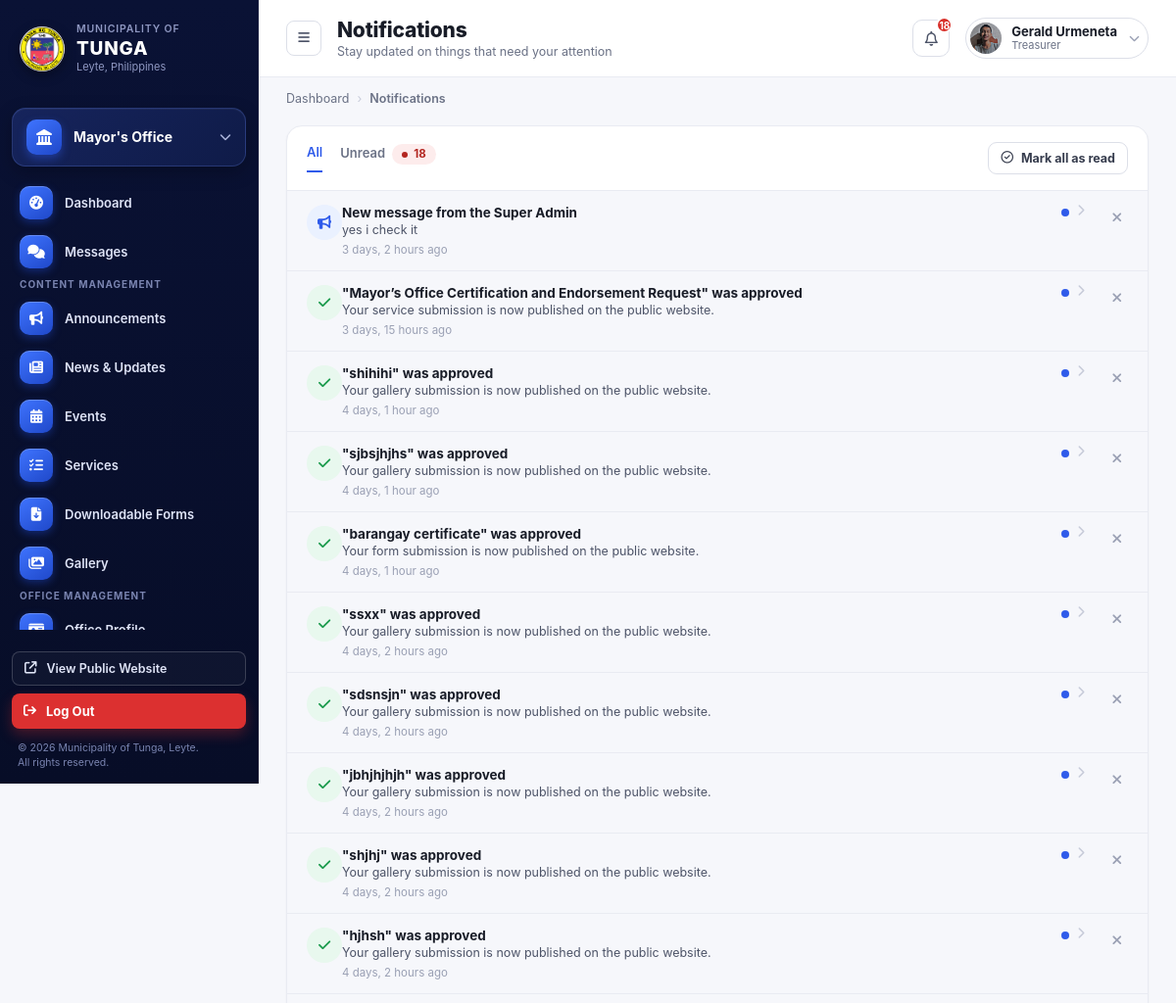
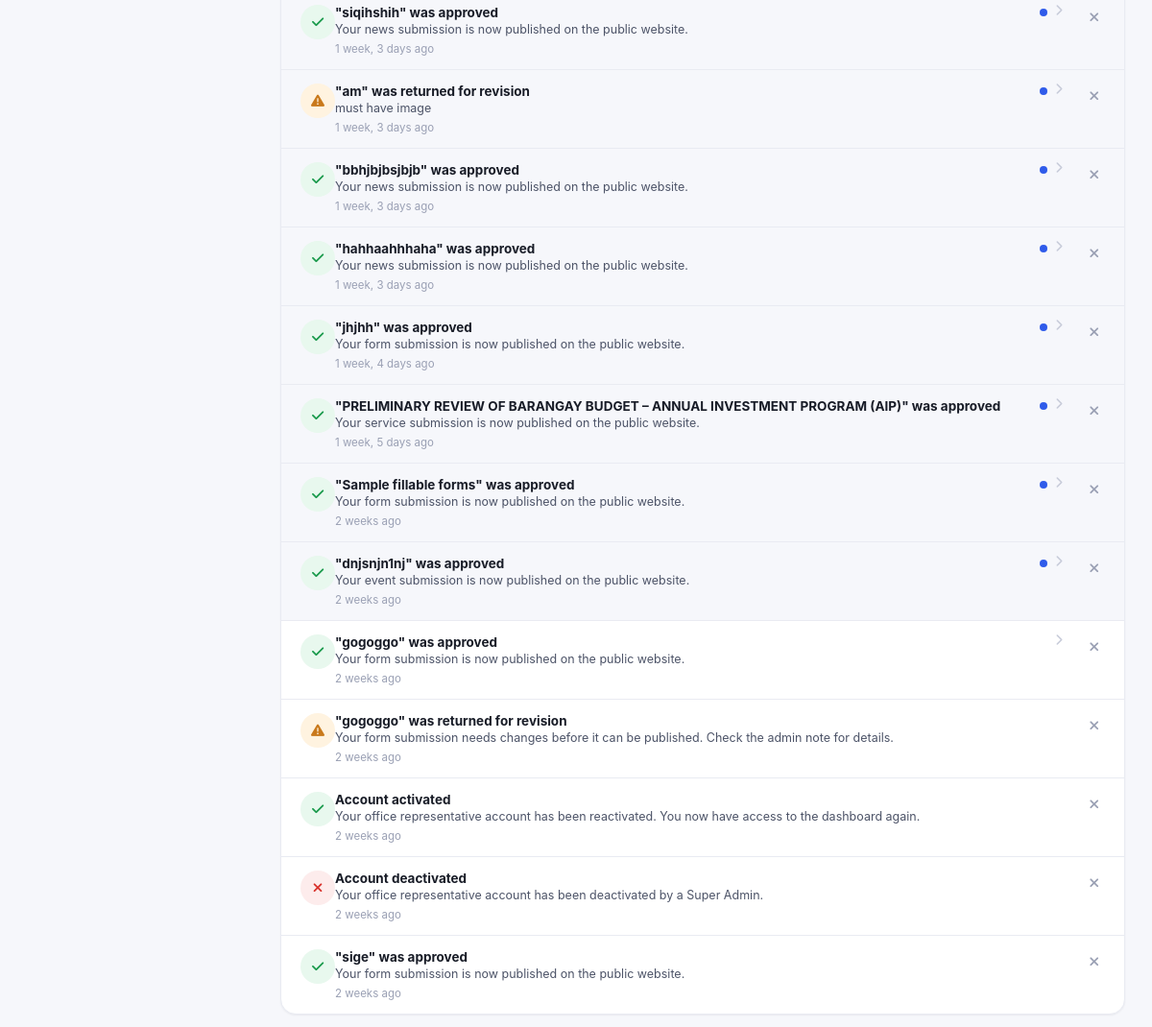
/office-dashboard/office-notifications (signed in), run on the app's committed database (2 pictures, top to bottom).
### admin_dashboard/models.py (models this page shows, shortened)
class SiteContactInfo(models.Model):
    DEFAULT_TAGLINE = "Abtik na serbisyo, masulong na bungto."
    phone = models.CharField(max_length=50, blank=True)
    phone_local = models.CharField(max_length=50, blank=True)
    email = models.EmailField(blank=True)
    email_secondary = models.EmailField(blank=True)
    address = models.CharField(max_length=255, blank=True)
    facebook_name = models.CharField(max_length=150, blank=True)
    facebook_url = models.URLField(blank=True)
    office_hours = models.CharField(max_length=150, blank=True)
    logo = models.ImageField(upload_to="site/", blank=True, null=True)
    hero_banner = models.ImageField(upload_to="site/", blank=True, null=True)
    site_tagline = models.CharField(max_length=120, default=DEFAULT_TAGLINE, blank=True)
    social_facebook = models.URLField(blank=True)
    social_twitter = models.URLField(blank=True)
    social_instagram = models.URLField(blank=True)
    social_youtube = models.URLField(blank=True)
    show_facebook_footer = models.BooleanField(default=True)
    show_twitter_footer = models.BooleanField(default=True)
    show_instagram_footer = models.BooleanField(default=True)
    show_youtube_footer = models.BooleanField(default=True)
    last_updated = models.DateTimeField(auto_now=True)
    class Meta:
        verbose_name = "Site Contact Information"
        verbose_name_plural = "Site Contact Information"
    @classmethod
    def get_solo(cls):
        obj, _ = cls.objects.get_or_create(pk=1, defaults={
            'phone': '(053) 456 789',
            'phone_local': 'Local 100',
            'email': 'tunga@gmail.com',
            'email_secondary': 'info@tunga.gov.ph',
            'address': '2nd Floor, Municipal Hall, Tunga, Leyte',
            'facebook_name': 'Municipality of Tunga - Official',
            'office_hours': 'Monday – Friday, 8:00 AM – 5:00 PM',
        })
        return obj

### office_dashboard/models.py (models this page shows, shortened)
class OfficeRepresentative(models.Model):
    user = models.OneToOneField(User, on_delete=models.CASCADE, related_name="office_rep")
    office = models.OneToOneField(Office, on_delete=models.CASCADE, related_name="representative")
    position = models.CharField(max_length=100, blank=True)
    mobile_number = models.CharField(max_length=20, blank=True)
    photo = models.ImageField(upload_to="rep_photos/", blank=True, null=True)   # ADD THIS LINE
    notify_approvals = models.BooleanField(default=True)        # submission approved / returned / rejected
    notify_messages = models.BooleanField(default=True)         # new message from the Super Admin
    notify_weekly_summary = models.BooleanField(default=False)  # weekly views & activity digest
    notify_announcements = models.BooleanField(default=True)    # announcements posted by the LGU Super Admin
    last_weekly_summary_at = models.DateTimeField(null=True, blank=True)
    @property
    def unread_notifications_count(self):
        return self.notifications.filter(is_read=False).count()
    @property
    def recent_notifications(self):
        return self.notifications.order_by('-created_at')[:5]

class Notification(models.Model):
    LEVEL_CHOICES = [
        ("info", "Info"),
        ("success", "Success"),
        ("warning", "Warning"),
        ("danger", "Danger"),
    ]
    representative = models.ForeignKey(
        OfficeRepresentative,
        on_delete=models.CASCADE,
        related_name="notifications"
    )
    title = models.CharField(max_length=255)
    description = models.CharField(max_length=500, blank=True)
    level = models.CharField(max_length=20, choices=LEVEL_CHOICES, default="info")
    link_url = models.CharField(max_length=255, blank=True)
    is_read = models.BooleanField(default=False)
    created_at = models.DateTimeField(auto_now_add=True)
    class Meta:
        ordering = ["-created_at"]

### offices/models.py (models this page shows, shortened)
class Office(models.Model):
    name = models.CharField(max_length=100)
    slug = models.SlugField(unique=True, max_length=150)
    logo = models.ImageField(upload_to="office_logos/", blank=True, null=True)
    about = models.TextField(blank=True)
    description = models.TextField(blank=True)
    head_name = models.CharField(max_length=255, blank=True)
    position_title = models.CharField(max_length=255, blank=True)
    office_hours = models.CharField(max_length=255, blank=True)
    location = models.CharField(max_length=255, blank=True)
    email = models.EmailField(blank=True)
    telephone = models.CharField(max_length=100, blank=True)
    service_pledge = models.TextField(blank=True)
    mandate = models.TextField(blank=True)
    vision = models.TextField(blank=True)
    mission = models.TextField(blank=True)
    goal = models.TextField(blank=True)
    objective = models.TextField(blank=True)
    facebook_url = models.URLField(
        blank=True,
        help_text="Link to this office's official Facebook page, shown as an icon on its public page.",
    )
    twitter_url = models.URLField(
        blank=True,
        help_text="Link to this office's official X (Twitter) page, shown as an icon on its public page.",
    )
    instagram_url = models.URLField(
        blank=True,
        help_text="Link to this office's official Instagram page, shown as an icon on its public page.",
    )
    youtube_url = models.URLField(
        blank=True,
        help_text="Link to this office's official YouTube channel, shown as an icon on its public page.",
    )
    hero_image = models.ImageField(
        upload_to="office_hero/",
        blank=True,
        null=True,
        help_text="Banner image shown at the top of this office's public page. Defaults to the standard municipal hall photo when empty.",
    )
    display_order = models.PositiveIntegerField(default=9999)
    is_visible = models.BooleanField(
        default=True,
        help_text="Uncheck to hide this office from the public Offices page."
    )

### office_dashboard/views.py (the view)
# urls.py: path('office-notifications', views.notification, name='notification'),
@office_rep_required
def notification(request, rep):
    notifications = rep.notifications.all()
    unread_count = notifications.filter(is_read=False).count()
    return render(request, "office_dashboard/notification.html", {
        "rep": rep,
        "notifications": notifications,
        "unread_count": unread_count,
    })

### templates/office_dashboard/notification.html (shortened to what this page needs)
{% extends "representative_dashboard_base.html" %}
{% load static %}
{% block content %}
  <div class="main">
    <header class="topbar">
      <div class="topbar-left">
        <button class="menu-btn" onclick="document.getElementById('sidebar').classList.toggle('open')"><i class="fa-solid fa-bars"></i></button>
        <div class="page-heading">
          <h1>Notifications</h1>
          <p>Stay updated on things that need your attention</p>
        </div>
      </div>
      <div class="topbar-right">
        <button class="icon-button" id="notifBellBtn" type="button" aria-haspopup="true" aria-expanded="false"><i class="fa-regular fa-bell"></i>{% if unread_count > 0 %}<span class="dot">{{ unread_count }}</span>{% endif %}</button>
        <div class="user-chip">
          <img src="{% if rep.photo %}{{ rep.photo.url }}{% else %}{% static 'images/icon/profile_logo.jpeg' %}{% endif %}" alt="">
          <div class="who"><div class="name">{{ rep.user.get_full_name|default:rep.user.username }}</div><div class="role">{{ rep.position|default:"Office Representative" }}</div></div>
          <i class="fa-solid fa-chevron-down chev"></i>
        </div>
      </div>
    </header>
    <nav class="breadcrumbs">
      <span>Dashboard</span><span class="sep">›</span><span class="current">Notifications</span>
    </nav>
    <main class="content">
      <section class="panel">
        <div class="panel-header">
          <div class="notif-tabs">
            <span class="notif-tab active" data-notif-tab="all">All</span>
            <span class="notif-tab" data-notif-tab="unread">Unread {% if unread_count > 0 %}<span class="badge badge-red" style="margin-left:4px;">{{ unread_count }}</span>{% endif %}</span>
          </div>
          <form method="post" action="{% url 'office_dashboard:mark_all_notifications_read' %}">
            <button type="submit" class="btn btn-secondary btn-sm"><i class="fa-regular fa-circle-check"></i> Mark all as read</button>
          </form>
        </div>
        {% for n in notifications %}
        <div class="notif-item {% if not n.is_read %}unread{% endif %}" data-status="{% if n.is_read %}read{% else %}unread{% endif %}" style="display:flex;align-items:flex-start;">
          <a href="{% url 'office_dashboard:mark_notification_read' n.id %}" style="text-decoration:none;color:inherit;display:flex;align-items:flex-start;flex:1;min-width:0;">
            <span class="notif-icon notif-icon-{{ n.level }}">
              <i class="fa-solid {% if n.level == 'success' %}fa-check{% elif n.level == 'warning' %}fa-triangle-exclamation{% elif n.level == 'danger' %}fa-xmark{% else %}fa-bullhorn{% endif %}"></i>
            </span>
          <div class="notif-body">
            <div class="notif-title">{{ n.title }}</div>
            {% if n.description %}<div class="notif-desc">{{ n.description }}</div>{% endif %}
            <div class="notif-time">{{ n.created_at|timesince }} ago</div>
          </div>
          {% if not n.is_read %}<span class="notif-dot"></span>{% endif %}
          {% if n.link_url %}<i class="fa-solid fa-chevron-right" style="margin-left:8px;color:var(--gray-300);font-size:12px;flex-shrink:0;"></i>{% endif %}
          </a>
          <form method="post" action="{% url 'office_dashboard:delete_notification' n.id %}" style="margin-left:8px;flex-shrink:0;">
            <button type="submit" title="Delete notification" style="background:none;border:none;cursor:pointer;color:var(--gray-400);padding:6px;font-size:14px;line-height:1;">
              <i class="fa-solid fa-xmark"></i>
            </button>
          </form>
        </div>
        {% empty %}
        <p style="text-align:center;color:var(--gray-400);padding:24px;">No notifications yet.</p>
        {% endfor %}
      </section>
    </main>
  </div>
</div>
{% endblock %}

### templates/representative_dashboard_base.html (shortened to what this page needs)
<!DOCTYPE html>
{% load static message_tags %}
<html lang="en">
<head>
<link rel="stylesheet" href="{% static 'css/office_rep_style.css' %}">
<link rel="stylesheet" href="https://cdnjs.cloudflare.com/ajax/libs/font-awesome/6.5.1/css/all.min.css">
</head>
<body data-page="{% block body_page %}dashboard{% endblock %}">
<div class="app-shell">
  <aside class="sidebar sidebar--rep" id="sidebar">
    <div class="sidebar-brand">
      <img src="{% if site_contact.logo %}{{ site_contact.logo.url }}{% else %}{% static 'images/tunga_leyte_logo.png' %}{% endif %}" alt="Municipality of Tunga" class="sidebar-logo">
      <div class="sidebar-brand-text">
        <div class="muni">Municipality of</div>
        <div class="name">TUNGA</div>
        <div class="place">Leyte, Philippines</div>
      </div>
    </div>
    <div class="office-switcher">
      <span class="icon"><i class="fa-solid fa-landmark"></i></span>
      <span class="label">{{ rep.office.name }}</span>
      <i class="fa-solid fa-chevron-down chev"></i>
    </div>
    <div class="sidebar-nav" id="sidebarNav">
    <ul>
      {% url 'office_dashboard:dashboard' as dashboard_url %}
      <li class="nav-item{% if request.path == dashboard_url %} active{% endif %}"><a href="{% url 'office_dashboard:dashboard' %}" style="display:flex;align-items:center;gap:11px;width:100%;color:inherit;"><span class="glyph"><i class="fa-solid fa-gauge-high"></i></span> Dashboard</a></li>
      {% url 'office_dashboard:messages' as messages_url %}
      {% unread_messages request as msg_unread %}
      <li class="nav-item{% if request.path == messages_url %} active{% endif %}">
        <a href="{{ messages_url }}" style="display:flex;align-items:center;gap:11px;width:100%;color:inherit;"><span class="glyph"><i class="fa-solid fa-comments"></i></span> Messages</a>
      </li>
    </ul>
    <ul>
      <li class="nav-section-title">Content Management</li>
      {% url 'office_dashboard:rep_announce' as announce_url %}
      <li class="nav-item{% if request.path == announce_url %} active{% endif %}"><a href="{{ announce_url }}" style="display:flex;align-items:center;gap:11px;width:100%;color:inherit;"><span class="glyph"><i class="fa-solid fa-bullhorn"></i></span> Announcements</a></li>
      {% url 'office_dashboard:news_update' as news_url %}
      <li class="nav-item{% if request.path == news_url %} active{% endif %}"><a href="{{ news_url }}" style="display:flex;align-items:center;gap:11px;width:100%;color:inherit;"><span class="glyph"><i class="fa-solid fa-newspaper"></i></span> News &amp; Updates</a></li>
      {% url 'office_dashboard:event' as event_url %}
      <li class="nav-item{% if request.path == event_url %} active{% endif %}"><a href="{{ event_url }}" style="display:flex;align-items:center;gap:11px;width:100%;color:inherit;"><span class="glyph"><i class="fa-solid fa-calendar-days"></i></span> Events</a></li>
      {% url 'office_dashboard:services' as services_url %}
      <li class="nav-item{% if request.path == services_url %} active{% endif %}"><a href="{{ services_url }}" style="display:flex;align-items:center;gap:11px;width:100%;color:inherit;"><span class="glyph"><i class="fa-solid fa-list-check"></i></span> Services</a></li>
      {% url 'office_dashboard:downloadable_form' as forms_url %}
      <li class="nav-item{% if request.path == forms_url %} active{% endif %}"><a href="{{ forms_url }}" style="display:flex;align-items:center;gap:11px;width:100%;color:inherit;"><span class="glyph"><i class="fa-solid fa-file-arrow-down"></i></span> Downloadable Forms</a></li>
      {% url 'office_dashboard:gallery' as gallery_url %}
      <li class="nav-item{% if request.path == gallery_url %} active{% endif %}"><a href="{{ gallery_url }}" style="display:flex;align-items:center;gap:11px;width:100%;color:inherit;"><span class="glyph"><i class="fa-solid fa-images"></i></span> Gallery</a></li>
    </ul>
    <ul>
      <li class="nav-section-title">Office Management</li>
      {% url 'office_dashboard:profile' as profile_url %}
      <li class="nav-item{% if request.path == profile_url %} active{% endif %}"><a href="{{ profile_url }}" style="display:flex;align-items:center;gap:11px;width:100%;color:inherit;"><span class="glyph"><i class="fa-solid fa-id-card"></i></span> Office Profile</a></li>
      {% url 'office_dashboard:location' as location_url %}
      {% url 'office_dashboard:page_settings' as page_settings_url %}
      {% url 'office_dashboard:org_chart' as org_chart_url %}
    </ul>
      {% url 'office_dashboard:account' as account_url %}
      {% url 'office_dashboard:change_pass' as changepass_url %}
      {% url 'office_dashboard:notification' as notif_url %}
      {% url 'office_dashboard:log' as log_url %}
    </div>
    <div class="sidebar-footer">
      <a href="{% url 'home' %}" class="sidebar-view-site" style="color:inherit;" target="_blank"><i class="fa-solid fa-arrow-up-right-from-square"></i> View Public Website</a>
      <a class="sidebar-logout"><i class="fa-solid fa-arrow-right-from-bracket"></i> Log Out</a>
    </div>
    <div class="sidebar-copy">© 2026 Municipality of Tunga, Leyte.<br>All rights reserved.</div>
  </aside>
    {% block content %}
    {% endblock %}
</body>
</html>

### data on the page
SiteContactInfo: logo (picture)
OfficeRepresentative: office.name "Mayor's Office", photo (picture), user.get_full_name "Gerald Urmeneta", position "Treasurer"
Notification: title "New message from the Super Admin", description "yes i check it", created_at "3 days, 2 hours", is_read False (drawn)
Notification: title "\"Mayor’s Office Certification and Endorsement Request\" was approved", description "Your service submission is now published on the public website.", created_at "3 days, 15 hours", is_read False (drawn)
Notification: title "\"shihihi\" was approved", description "Your gallery submission is now published on the public website.", created_at "4 days, 1 hour", is_read False (drawn)
Notification: title "\"sjbsjhjhs\" was approved", description "Your gallery submission is now published on the public website.", created_at "4 days, 1 hour", is_read False (drawn)
Notification: title "\"barangay certificate\" was approved", description "Your form submission is now published on the public website.", created_at "4 days, 1 hour", is_read False (drawn)
Notification: title "\"ssxx\" was approved", description "Your gallery submission is now published on the public website.", created_at "4 days, 2 hours", is_read False (drawn)
Notification: title "\"sdsnsjn\" was approved", description "Your gallery submission is now published on the public website.", created_at "4 days, 2 hours", is_read False (drawn)
Notification: title "\"jbhjhjhjh\" was approved", description "Your gallery submission is now published on the public website.", created_at "4 days, 2 hours", is_read False (drawn)
Notification: title "\"shjhj\" was approved", description "Your gallery submission is now published on the public website.", created_at "4 days, 2 hours", is_read False (drawn)
Notification: title "\"hjhsh\" was approved", description "Your gallery submission is now published on the public website.", created_at "4 days, 2 hours", is_read False (drawn)
Notification: title "\"siqihshih\" was approved", description "Your news submission is now published on the public website.", created_at "1 week, 3 days", is_read False (drawn)
Notification: title "\"am\" was returned for revision", description "must have image", created_at "1 week, 3 days", is_read False (drawn)
Notification: title "\"bbhjbjbsjbjb\" was approved", description "Your news submission is now published on the public website.", created_at "1 week, 3 days", is_read False (drawn)
Notification: title "\"hahhaahhhaha\" was approved", description "Your news submission is now published on the public website.", created_at "1 week, 3 days", is_read False (drawn)
Notification: title "\"jhjhh\" was approved", description "Your form submission is now published on the public website.", created_at "1 week, 4 days", is_read False (drawn)
Notification: title "\"PRELIMINARY REVIEW OF BARANGAY BUDGET – ANNUAL INVESTMENT PROGRAM (AIP)\" was approved", description "Your service submission is now published on the public website.", created_at "1 week, 5 days", is_read False (drawn)
Notification: title "\"Sample fillable forms\" was approved", description "Your form submission is now published on the public website.", created_at "2 weeks", is_read False (drawn)
Notification: title "\"dnjsnjn1nj\" was approved", description "Your event submission is now published on the public website.", created_at "2 weeks", is_read False (drawn)
Notification: title "\"gogoggo\" was approved", description "Your form submission is now published on the public website.", created_at "2 weeks"
Notification: title "\"gogoggo\" was returned for revision", description "Your form submission needs changes before it can be published. Check the admin note for details.", created_at "2 weeks"
Notification: title "Account activated", description "Your office representative account has been reactivated. You now have access to the dashboard again.", created_at "2 weeks"
Notification: title "Account deactivated", description "Your office representative account has been deactivated by a Super Admin.", created_at "2 weeks"
Notification: title "\"sige\" was approved", description "Your form submission is now published on the public website.", created_at "2 weeks"

### other printed values
{{ unread_count }} "18"
